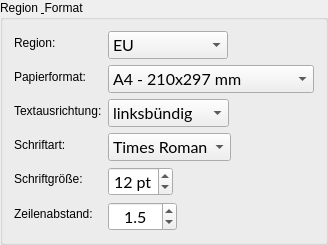
                <widget class="QGroupBox" name="groupBox_4">
                 <property name="sizePolicy">
                  <sizepolicy hsizetype="Expanding" vsizetype="Expanding">
                   <horstretch>0</horstretch>
                   <verstretch>0</verstretch>
                  </sizepolicy>
                 </property>
                 <property name="title">
                  <string>Region &amp; Format</string>
                 </property>
                 <layout class="QFormLayout" name="formLayout_10">
                  <item row="0" column="0">
                   <widget class="QLabel" name="label_8">
                    <property name="text">
                     <string>Region:</string>
                    </property>
                   </widget>
                  </item>
                  <item row="0" column="1">
                   <widget class="QComboBox" name="comboBox_7">
                    <property name="sizePolicy">
                     <sizepolicy hsizetype="Maximum" vsizetype="Maximum">
                      <horstretch>0</horstretch>
                      <verstretch>0</verstretch>
                     </sizepolicy>
                    </property>
                    <property name="font">
                     <font>
                      <family>Lato</family>
                      <pointsize>12</pointsize>
                      <bold>false</bold>
                      <stylestrategy>PreferAntialias</stylestrategy>
                      <kerning>true</kerning>
                     </font>
                    </property>
                    <item>
                     <property name="text">
                      <string>EU</string>
                     </property>
                    </item>
                    <item>
                     <property name="text">
                      <string>USA/Kanada</string>
                     </property>
                    </item>
                    <item>
                     <property name="text">
                      <string>UK</string>
                     </property>
                    </item>
                   </widget>
                  </item>
                  <item row="1" column="0">
                   <widget class="QLabel" name="labelPaperSize_2">
                    <property name="text">
                     <string>Papierformat:</string>
                    </property>
                   </widget>
                  </item>
                  <item row="1" column="1">
                   <widget class="QComboBox" name="comboBoxPaperSize_2">
                    <property name="sizePolicy">
                     <sizepolicy hsizetype="Maximum" vsizetype="Maximum">
                      <horstretch>0</horstretch>
                      <verstretch>0</verstretch>
                     </sizepolicy>
                    </property>
                    <property name="font">
                     <font>
                      <family>Lato</family>
                      <pointsize>12</pointsize>
                      <bold>false</bold>
                      <stylestrategy>PreferAntialias</stylestrategy>
                      <kerning>true</kerning>
                     </font>
                    </property>
                    <item>
                     <property name="text">
                      <string>A4 - 210x297 mm</string>
                     </property>
                    </item>
                    <item>
                     <property name="text">
                      <string>US-Letter 8.5 x 11 inches</string>
                     </property>
                    </item>
                   </widget>
                  </item>
                  <item row="2" column="0">
                   <widget class="QLabel" name="label_9">
                    <property name="text">
                     <string>Textausrichtung:</string>
                    </property>
                   </widget>
                  </item>
                  <item row="2" column="1">
                   <widget class="QComboBox" name="comboBox_8">
                    <property name="sizePolicy">
                     <sizepolicy hsizetype="Maximum" vsizetype="Maximum">
                      <horstretch>0</horstretch>
                      <verstretch>0</verstretch>
                     </sizepolicy>
                    </property>
                    <property name="font">
                     <font>
                      <family>Lato</family>
                      <pointsize>12</pointsize>
                      <bold>false</bold>
                      <stylestrategy>PreferAntialias</stylestrategy>
                      <kerning>true</kerning>
                     </font>
                    </property>
                    <item>
                     <property name="text">
                      <string>linksbündig</string>
                     </property>
                    </item>
                    <item>
                     <property name="text">
                      <string>rechtsbündig</string>
                     </property>
                    </item>
                    <item>
                     <property name="text">
                      <string>zentriert</string>
                     </property>
                    </item>
                   </widget>
                  </item>
                  <item row="3" column="0">
                   <widget class="QLabel" name="label_11">
                    <property name="text">
                     <string>Schriftart:</string>
                    </property>
                   </widget>
                  </item>
                  <item row="3" column="1">
                   <widget class="QComboBox" name="comboBoxFontFamily_2">
                    <property name="sizePolicy">
                     <sizepolicy hsizetype="Maximum" vsizetype="Maximum">
                      <horstretch>0</horstretch>
                      <verstretch>0</verstretch>
                     </sizepolicy>
                    </property>
                    <property name="font">
                     <font>
                      <family>Lato</family>
                      <pointsize>12</pointsize>
                      <bold>false</bold>
                      <stylestrategy>PreferAntialias</stylestrategy>
                      <kerning>true</kerning>
                     </font>
                    </property>
                    <property name="currentIndex">
                     <number>3</number>
                    </property>
                    <item>
                     <property name="text">
                      <string>Arial</string>
                     </property>
                    </item>
                    <item>
                     <property name="text">
                      <string>Courier New</string>
                     </property>
                    </item>
                    <item>
                     <property name="text">
                      <string>Geramond</string>
                     </property>
                    </item>
                    <item>
                     <property name="text">
                      <string>Times Roman</string>
                     </property>
                    </item>
                   </widget>
                  </item>
                  <item row="4" column="0">
                   <widget class="QLabel" name="label_13">
                    <property name="text">
                     <string>Schriftgröße:</string>
                    </property>
                   </widget>
                  </item>
                  <item row="4" column="1">
                   <widget class="QSpinBox" name="spinBox_4">
                    <property name="sizePolicy">
                     <sizepolicy hsizetype="Maximum" vsizetype="Maximum">
                      <horstretch>0</horstretch>
                      <verstretch>0</verstretch>
                     </sizepolicy>
                    </property>
                    <property name="font">
                     <font>
                      <family>Lato</family>
                      <pointsize>12</pointsize>
                      <bold>false</bold>
                      <stylestrategy>PreferAntialias</stylestrategy>
                      <kerning>true</kerning>
                     </font>
                    </property>
                    <property name="alignment">
                     <set>Qt::AlignmentFlag::AlignCenter</set>
                    </property>
                    <property name="suffix">
                     <string> pt</string>
                    </property>
                    <property name="minimum">
                     <number>8</number>
                    </property>
                    <property name="maximum">
                     <number>24</number>
                    </property>
                    <property name="value">
                     <number>12</number>
                    </property>
                   </widget>
                  </item>
                  <item row="5" column="0">
                   <widget class="QLabel" name="label_15">
                    <property name="text">
                     <string>Zeilenabstand:</string>
                    </property>
                   </widget>
                  </item>
                  <item row="5" column="1">
                   <widget class="QDoubleSpinBox" name="doubleSpinBox_9">
                    <property name="sizePolicy">
                     <sizepolicy hsizetype="Maximum" vsizetype="Maximum">
                      <horstretch>0</horstretch>
                      <verstretch>0</verstretch>
                     </sizepolicy>
                    </property>
                    <property name="font">
                     <font>
                      <family>Lato</family>
                      <pointsize>12</pointsize>
                      <bold>false</bold>
                      <stylestrategy>PreferAntialias</stylestrategy>
                      <kerning>true</kerning>
                     </font>
                    </property>
                    <property name="alignment">
                     <set>Qt::AlignmentFlag::AlignCenter</set>
                    </property>
                    <property name="decimals">
                     <number>1</number>
                    </property>
                    <property name="singleStep">
                     <double>0.100000000000000</double>
                    </property>
                    <property name="value">
                     <double>1.500000000000000</double>
                    </property>
                   </widget>
                  </item>
                 </layout>
                </widget>
